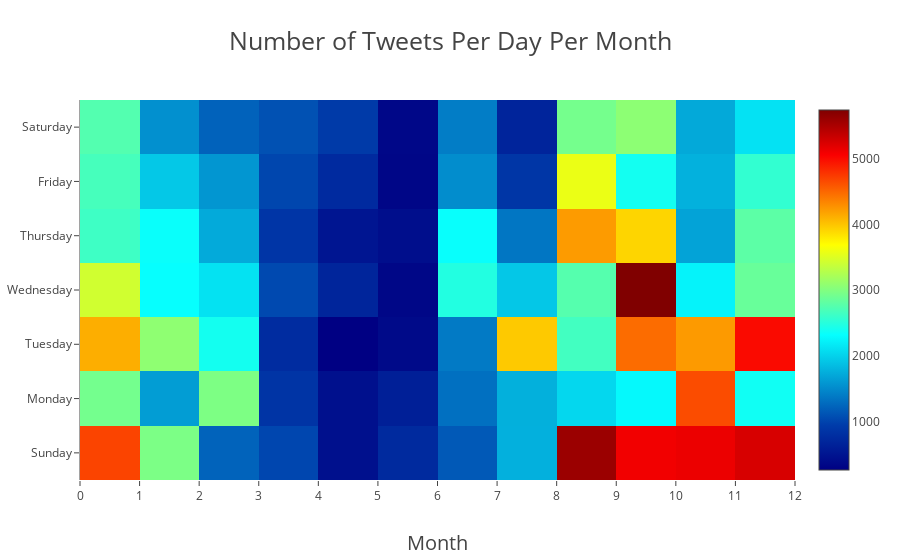

This figure's notebook cell:
### Code cell
trace = Heatmap(z=z,
                x=[i for i in np.arange(0,24)],
                y=['Sunday','Monday', 'Tuesday', 'Wednesday', 'Thursday', 'Friday','Saturday'],
                colorscale = 'Jet'
               )
layout = Layout(
    title='Number of Tweets Per Day Per Month',
    xaxis=dict(
        nticks=24, 
        title = 'Month',
        titlefont=dict(
        size=20)),
    
    yaxis = dict(
    ),

)
data=[trace]
fig = Figure(data=data,layout=layout)
fig['layout'].update(titlefont=dict(size=25))
iplot(fig, filename='numberoftweets.html')

### Figure 1 — Plotly figure (JSON) as saved in the notebook; plotly's stock layout.template omitted (floating-point values rounded to 4 significant figures)
{"data": [{"colorscale": "Jet", "type": "heatmap", "x": [0, 1, 2, 3, 4, 5, 6, 7, 8, 9, 10, 11, 12, 13, 14, 15, 16, 17, 18, 19, 20, 21, 22, 23], "y": ["Sunday", "Monday", "Tuesday", "Wednesday", "Thursday", "Friday", "Saturday"], "z": [[4698, 2971, 1221, 1020, 439, 744, 1154, 1763, 5593, 5106, 5141, 5256], [2925, 1632, 2979, 852, 442, 617, 1311, 1760, 2039, 2276, 4654, 2380], [4123, 3077, 2397, 768, 261, 372, 1386, 3981, 2651, 4479, 4235, 5005], [3434, 2326, 2113, 1040, 688, 340, 2478, 1927, 2756, 5747, 2231, 2864], [2629, 2340, 1721, 869, 500, 418, 2333, 1353, 4225, 3918, 1673, 2797], [2677, 1931, 1578, 1014, 745, 331, 1516, 877, 3579, 2396, 1772, 2563], [2744, 1537, 1213, 1093, 920, 346, 1402, 677, 2930, 3064, 1710, 2117]]}], "layout": {"title": "Number of Tweets Per Day Per Month", "titlefont": {"size": 25}, "xaxis": {"nticks": 24, "title": "Month", "titlefont": {"size": 20}}, "yaxis": {}}}
